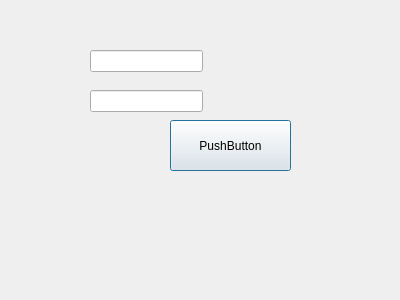
<?xml version="1.0" encoding="UTF-8"?>
<ui version="4.0">
 <class>LoginUi</class>
 <widget class="QDialog" name="LoginUi">
  <property name="geometry">
   <rect>
    <x>0</x>
    <y>0</y>
    <width>400</width>
    <height>300</height>
   </rect>
  </property>
  <property name="windowTitle">
   <string>Dialog</string>
  </property>
  <widget class="QPushButton" name="btnLogin">
   <property name="geometry">
    <rect>
     <x>170</x>
     <y>120</y>
     <width>121</width>
     <height>51</height>
    </rect>
   </property>
   <property name="text">
    <string>PushButton</string>
   </property>
  </widget>
  <widget class="QLineEdit" name="textUsername">
   <property name="geometry">
    <rect>
     <x>90</x>
     <y>50</y>
     <width>113</width>
     <height>22</height>
    </rect>
   </property>
  </widget>
  <widget class="QLineEdit" name="textPassword">
   <property name="geometry">
    <rect>
     <x>90</x>
     <y>90</y>
     <width>113</width>
     <height>22</height>
    </rect>
   </property>
  </widget>
 </widget>
 <resources/>
 <connections/>
</ui>
